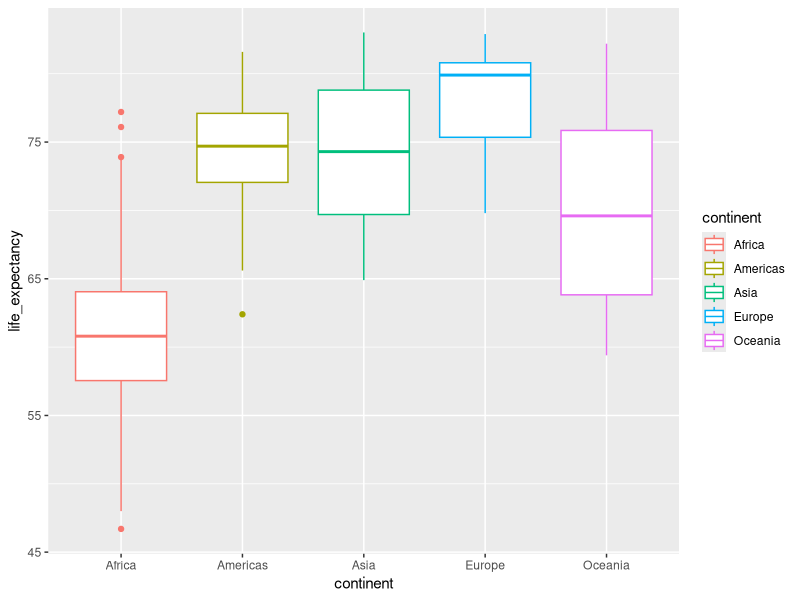
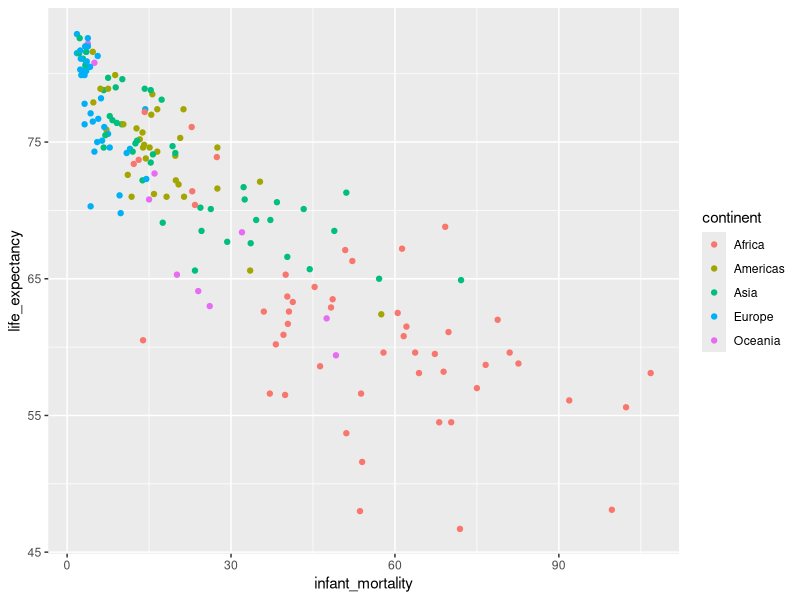

Here is the R script that generated these plots, in order:
## ---- chunk 1
knitr::opts_chunk$set(echo = TRUE, message = FALSE, warning = FALSE)
## ---- chunk 2

library(dslabs)
library(tidyverse)

gap2011 <- gapminder %>% 
  as_tibble() %>% 
  filter(year == 2011)

## ---- chunk 3

ggplot(gap2011, aes(x = continent, y = life_expectancy, color = continent)) + geom_boxplot()


## ---- chunk 4

ggplot(gap2011, aes(x = infant_mortality, y = life_expectancy,color = continent)) + geom_point()
